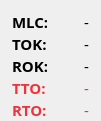
   <widget class="QWidget" name="verticalLayoutWidget">
    <property name="geometry">
     <rect>
      <x>680</x>
      <y>270</y>
      <width>101</width>
      <height>91</height>
     </rect>
    </property>
    <layout class="QVBoxLayout" name="verticalLayout">
     <property name="spacing">
      <number>0</number>
     </property>
     <property name="bottomMargin">
      <number>0</number>
     </property>
     <item>
      <layout class="QHBoxLayout" name="horizontalLayout_3">
       <property name="spacing">
        <number>1</number>
       </property>
       <property name="sizeConstraint">
        <enum>QLayout::SetFixedSize</enum>
       </property>
       <item>
        <widget class="QLabel" name="label_6">
         <property name="minimumSize">
          <size>
           <width>35</width>
           <height>0</height>
          </size>
         </property>
         <property name="maximumSize">
          <size>
           <width>35</width>
           <height>16777215</height>
          </size>
         </property>
         <property name="font">
          <font>
           <family>Ubuntu Mono</family>
           <pointsize>11</pointsize>
           <bold>true</bold>
          </font>
         </property>
         <property name="text">
          <string>MLC:</string>
         </property>
        </widget>
       </item>
       <item>
        <widget class="QLabel" name="mlCount">
         <property name="minimumSize">
          <size>
           <width>35</width>
           <height>0</height>
          </size>
         </property>
         <property name="maximumSize">
          <size>
           <width>40</width>
           <height>16777215</height>
          </size>
         </property>
         <property name="font">
          <font>
           <family>Ubuntu Mono</family>
           <pointsize>11</pointsize>
           <bold>false</bold>
          </font>
         </property>
         <property name="text">
          <string>-</string>
         </property>
         <property name="alignment">
          <set>Qt::AlignRight|Qt::AlignTrailing|Qt::AlignVCenter</set>
         </property>
        </widget>
       </item>
      </layout>
     </item>
     <item>
      <layout class="QHBoxLayout" name="horizontalLayout_2">
       <property name="spacing">
        <number>1</number>
       </property>
       <property name="sizeConstraint">
        <enum>QLayout::SetFixedSize</enum>
       </property>
       <item>
        <widget class="QLabel" name="label_9">
         <property name="minimumSize">
          <size>
           <width>35</width>
           <height>0</height>
          </size>
         </property>
         <property name="maximumSize">
          <size>
           <width>35</width>
           <height>16777215</height>
          </size>
         </property>
         <property name="font">
          <font>
           <family>Ubuntu Mono</family>
           <pointsize>11</pointsize>
           <bold>true</bold>
          </font>
         </property>
         <property name="text">
          <string>TOK:</string>
         </property>
        </widget>
       </item>
       <item>
        <widget class="QLabel" name="txOK">
         <property name="minimumSize">
          <size>
           <width>35</width>
           <height>0</height>
          </size>
         </property>
         <property name="maximumSize">
          <size>
           <width>40</width>
           <height>16777215</height>
          </size>
         </property>
         <property name="font">
          <font>
           <family>Ubuntu Mono</family>
           <pointsize>11</pointsize>
           <bold>false</bold>
          </font>
         </property>
         <property name="text">
          <string>-</string>
         </property>
         <property name="alignment">
          <set>Qt::AlignRight|Qt::AlignTrailing|Qt::AlignVCenter</set>
         </property>
        </widget>
       </item>
      </layout>
     </item>
     <item>
      <layout class="QHBoxLayout" name="horizontalLayout">
       <property name="spacing">
        <number>1</number>
       </property>
       <property name="sizeConstraint">
        <enum>QLayout::SetFixedSize</enum>
       </property>
       <item>
        <widget class="QLabel" name="label_4">
         <property name="minimumSize">
          <size>
           <width>35</width>
           <height>0</height>
          </size>
         </property>
         <property name="maximumSize">
          <size>
           <width>35</width>
           <height>16777215</height>
          </size>
         </property>
         <property name="font">
          <font>
           <family>Ubuntu Mono</family>
           <pointsize>11</pointsize>
           <bold>true</bold>
          </font>
         </property>
         <property name="text">
          <string>ROK:</string>
         </property>
        </widget>
       </item>
       <item>
        <widget class="QLabel" name="rxOK">
         <property name="minimumSize">
          <size>
           <width>35</width>
           <height>0</height>
          </size>
         </property>
         <property name="maximumSize">
          <size>
           <width>40</width>
           <height>16777215</height>
          </size>
         </property>
         <property name="font">
          <font>
           <family>Ubuntu Mono</family>
           <pointsize>11</pointsize>
           <bold>false</bold>
          </font>
         </property>
         <property name="text">
          <string>-</string>
         </property>
         <property name="alignment">
          <set>Qt::AlignRight|Qt::AlignTrailing|Qt::AlignVCenter</set>
         </property>
        </widget>
       </item>
      </layout>
     </item>
     <item>
      <layout class="QHBoxLayout" name="horizontalLayout_4">
       <property name="spacing">
        <number>1</number>
       </property>
       <property name="sizeConstraint">
        <enum>QLayout::SetFixedSize</enum>
       </property>
       <item>
        <widget class="QLabel" name="label_10">
         <property name="minimumSize">
          <size>
           <width>35</width>
           <height>0</height>
          </size>
         </property>
         <property name="maximumSize">
          <size>
           <width>35</width>
           <height>16777215</height>
          </size>
         </property>
         <property name="palette">
          <palette>
           <active>
            <colorrole role="WindowText">
             <brush brushstyle="SolidPattern">
              <color alpha="255">
               <red>237</red>
               <green>51</green>
               <blue>59</blue>
              </color>
             </brush>
            </colorrole>
            <colorrole role="Button">
             <brush brushstyle="SolidPattern">
              <color alpha="255">
               <red>0</red>
               <green>0</green>
               <blue>0</blue>
              </color>
             </brush>
            </colorrole>
            <colorrole role="Light">
             <brush brushstyle="SolidPattern">
              <color alpha="255">
               <red>0</red>
               <green>0</green>
               <blue>0</blue>
              </color>
             </brush>
            </colorrole>
            <colorrole role="Midlight">
             <brush brushstyle="SolidPattern">
              <color alpha="255">
               <red>0</red>
               <green>0</green>
               <blue>0</blue>
              </color>
             </brush>
            </colorrole>
            <colorrole role="Dark">
             <brush brushstyle="SolidPattern">
              <color alpha="255">
               <red>0</red>
               <green>0</green>
               <blue>0</blue>
              </color>
             </brush>
            </colorrole>
            <colorrole role="Mid">
             <brush brushstyle="SolidPattern">
              <color alpha="255">
               <red>0</red>
               <green>0</green>
               <blue>0</blue>
              </color>
             </brush>
            </colorrole>
            <colorrole role="Text">
             <brush brushstyle="SolidPattern">
              <color alpha="255">
               <red>237</red>
               <green>51</green>
               <blue>59</blue>
              </color>
             </brush>
            </colorrole>
            <colorrole role="BrightText">
             <brush brushstyle="SolidPattern">
              <color alpha="255">
               <red>246</red>
               <green>97</green>
               <blue>81</blue>
              </color>
             </brush>
            </colorrole>
            <colorrole role="ButtonText">
             <brush brushstyle="SolidPattern">
              <color alpha="255">
               <red>237</red>
               <green>51</green>
               <blue>59</blue>
              </color>
             </brush>
            </colorrole>
            <colorrole role="Base">
             <brush brushstyle="SolidPattern">
              <color alpha="255">
               <red>0</red>
               <green>0</green>
               <blue>0</blue>
              </color>
             </brush>
            </colorrole>
            <colorrole role="Window">
             <brush brushstyle="SolidPattern">
              <color alpha="255">
               <red>0</red>
               <green>0</green>
               <blue>0</blue>
              </color>
             </brush>
            </colorrole>
            <colorrole role="Shadow">
             <brush brushstyle="SolidPattern">
              <color alpha="255">
               <red>0</red>
               <green>0</green>
               <blue>0</blue>
              </color>
             </brush>
            </colorrole>
            <colorrole role="AlternateBase">
             <brush brushstyle="SolidPattern">
              <color alpha="255">
               <red>0</red>
               <green>0</green>
               <blue>0</blue>
              </color>
             </brush>
            </colorrole>
            <colorrole role="ToolTipBase">
             <brush brushstyle="SolidPattern">
              <color alpha="255">
               <red>255</red>
               <green>255</green>
               <blue>220</blue>
              </color>
             </brush>
            </colorrole>
            <colorrole role="ToolTipText">
             <brush brushstyle="SolidPattern">
              <color alpha="255">
               <red>0</red>
               <green>0</green>
               <blue>0</blue>
              </color>
             </brush>
            </colorrole>
            <colorrole role="PlaceholderText">
             <brush brushstyle="SolidPattern">
              <color alpha="128">
               <red>237</red>
               <green>51</green>
               <blue>59</blue>
              </color>
             </brush>
            </colorrole>
           </active>
           <inactive>
            <colorrole role="WindowText">
             <brush brushstyle="SolidPattern">
              <color alpha="255">
               <red>237</red>
               <green>51</green>
               <blue>59</blue>
              </color>
             </brush>
            </colorrole>
            <colorrole role="Button">
             <brush brushstyle="SolidPattern">
              <color alpha="255">
               <red>0</red>
               <green>0</green>
               <blue>0</blue>
              </color>
             </brush>
            </colorrole>
            <colorrole role="Light">
             <brush brushstyle="SolidPattern">
              <color alpha="255">
               <red>0</red>
               <green>0</green>
               <blue>0</blue>
              </color>
             </brush>
            </colorrole>
            <colorrole role="Midlight">
             <brush brushstyle="SolidPattern">
              <color alpha="255">
               <red>0</red>
               <green>0</green>
               <blue>0</blue>
              </color>
             </brush>
            </colorrole>
            <colorrole role="Dark">
             <brush brushstyle="SolidPattern">
              <color alpha="255">
               <red>0</red>
               <green>0</green>
               <blue>0</blue>
              </color>
             </brush>
            </colorrole>
            <colorrole role="Mid">
             <brush brushstyle="SolidPattern">
              <color alpha="255">
               <red>0</red>
               <green>0</green>
               <blue>0</blue>
              </color>
             </brush>
            </colorrole>
            <colorrole role="Text">
             <brush brushstyle="SolidPattern">
              <color alpha="255">
               <red>237</red>
               <green>51</green>
               <blue>59</blue>
              </color>
             </brush>
            </colorrole>
            <colorrole role="BrightText">
             <brush brushstyle="SolidPattern">
              <color alpha="255">
               <red>246</red>
               <green>97</green>
               <blue>81</blue>
              </color>
             </brush>
            </colorrole>
            <colorrole role="ButtonText">
             <brush brushstyle="SolidPattern">
              <color alpha="255">
               <red>237</red>
               <green>51</green>
               <blue>59</blue>
              </color>
             </brush>
            </colorrole>
            <colorrole role="Base">
             <brush brushstyle="SolidPattern">
              <color alpha="255">
               <red>0</red>
               <green>0</green>
               <blue>0</blue>
              </color>
             </brush>
            </colorrole>
            <colorrole role="Window">
             <brush brushstyle="SolidPattern">
              <color alpha="255">
               <red>0</red>
               <green>0</green>
               <blue>0</blue>
              </color>
             </brush>
            </colorrole>
            <colorrole role="Shadow">
             <brush brushstyle="SolidPattern">
              <color alpha="255">
               <red>0</red>
               <green>0</green>
               <blue>0</blue>
              </color>
             </brush>
            </colorrole>
            <colorrole role="AlternateBase">
             <brush brushstyle="SolidPattern">
              <color alpha="255">
               <red>0</red>
               <green>0</green>
               <blue>0</blue>
              </color>
             </brush>
            </colorrole>
            <colorrole role="ToolTipBase">
             <brush brushstyle="SolidPattern">
              <color alpha="255">
               <red>255</red>
               <green>255</green>
               <blue>220</blue>
              </color>
             </brush>
            </colorrole>
            <colorrole role="ToolTipText">
             <brush brushstyle="SolidPattern">
              <color alpha="255">
               <red>0</red>
               <green>0</green>
               <blue>0</blue>
              </color>
             </brush>
            </colorrole>
            <colorrole role="PlaceholderText">
             <brush brushstyle="SolidPattern">
              <color alpha="128">
               <red>237</red>
               <green>51</green>
               <blue>59</blue>
              </color>
             </brush>
            </colorrole>
           </inactive>
           <disabled>
            <colorrole role="WindowText">
             <brush brushstyle="SolidPattern">
              <color alpha="255">
               <red>237</red>
               <green>51</green>
               <blue>59</blue>
              </color>
             </brush>
            </colorrole>
            <colorrole role="Button">
             <brush brushstyle="SolidPattern">
              <color alpha="255">
               <red>0</red>
               <green>0</green>
               <blue>0</blue>
              </color>
             </brush>
            </colorrole>
            <colorrole role="Light">
             <brush brushstyle="SolidPattern">
              <color alpha="255">
               <red>0</red>
               <green>0</green>
               <blue>0</blue>
              </color>
             </brush>
            </colorrole>
            <colorrole role="Midlight">
             <brush brushstyle="SolidPattern">
              <color alpha="255">
               <red>0</red>
               <green>0</green>
               <blue>0</blue>
              </color>
             </brush>
            </colorrole>
            <colorrole role="Dark">
             <brush brushstyle="SolidPattern">
              <color alpha="255">
               <red>0</red>
               <green>0</green>
               <blue>0</blue>
              </color>
             </brush>
            </colorrole>
            <colorrole role="Mid">
             <brush brushstyle="SolidPattern">
              <color alpha="255">
               <red>0</red>
               <green>0</green>
               <blue>0</blue>
              </color>
             </brush>
            </colorrole>
            <colorrole role="Text">
             <brush brushstyle="SolidPattern">
              <color alpha="255">
               <red>237</red>
               <green>51</green>
               <blue>59</blue>
              </color>
             </brush>
            </colorrole>
            <colorrole role="BrightText">
             <brush brushstyle="SolidPattern">
              <color alpha="255">
               <red>246</red>
               <green>97</green>
               <blue>81</blue>
              </color>
             </brush>
            </colorrole>
            <colorrole role="ButtonText">
             <brush brushstyle="SolidPattern">
              <color alpha="255">
               <red>237</red>
               <green>51</green>
               <blue>59</blue>
              </color>
             </brush>
            </colorrole>
            <colorrole role="Base">
             <brush brushstyle="SolidPattern">
              <color alpha="255">
               <red>0</red>
               <green>0</green>
               <blue>0</blue>
              </color>
             </brush>
            </colorrole>
            <colorrole role="Window">
             <brush brushstyle="SolidPattern">
              <color alpha="255">
               <red>0</red>
               <green>0</green>
               <blue>0</blue>
              </color>
             </brush>
            </colorrole>
            <colorrole role="Shadow">
             <brush brushstyle="SolidPattern">
              <color alpha="255">
               <red>0</red>
               <green>0</green>
               <blue>0</blue>
              </color>
             </brush>
            </colorrole>
            <colorrole role="AlternateBase">
             <brush brushstyle="SolidPattern">
              <color alpha="255">
               <red>0</red>
               <green>0</green>
               <blue>0</blue>
              </color>
             </brush>
            </colorrole>
            <colorrole role="ToolTipBase">
             <brush brushstyle="SolidPattern">
              <color alpha="255">
               <red>255</red>
               <green>255</green>
               <blue>220</blue>
              </color>
             </brush>
            </colorrole>
            <colorrole role="ToolTipText">
             <brush brushstyle="SolidPattern">
              <color alpha="255">
               <red>0</red>
               <green>0</green>
               <blue>0</blue>
              </color>
             </brush>
            </colorrole>
            <colorrole role="PlaceholderText">
             <brush brushstyle="SolidPattern">
              <color alpha="128">
               <red>237</red>
               <green>51</green>
               <blue>59</blue>
              </color>
             </brush>
            </colorrole>
           </disabled>
          </palette>
         </property>
         <property name="font">
          <font>
           <family>Ubuntu Mono</family>
           <pointsize>11</pointsize>
           <bold>true</bold>
          </font>
         </property>
         <property name="styleSheet">
          <string notr="true">color: rgb(237, 51, 59)</string>
         </property>
         <property name="text">
          <string>TTO:</string>
         </property>
        </widget>
       </item>
       <item>
        <widget class="QLabel" name="txTO">
         <property name="sizePolicy">
          <sizepolicy hsizetype="Preferred" vsizetype="Preferred">
           <horstretch>40</horstretch>
           <verstretch>0</verstretch>
          </sizepolicy>
         </property>
         <property name="minimumSize">
          <size>
           <width>35</width>
           <height>0</height>
          </size>
         </property>
         <property name="maximumSize">
          <size>
           <width>40</width>
           <height>16777215</height>
          </size>
         </property>
         <property name="font">
          <font>
           <family>Ubuntu Mono</family>
           <pointsize>11</pointsize>
           <bold>false</bold>
          </font>
         </property>
         <property name="styleSheet">
          <string notr="true">color: rgb(237, 51, 59)</string>
         </property>
         <property name="text">
          <string>-</string>
         </property>
         <property name="alignment">
          <set>Qt::AlignRight|Qt::AlignTrailing|Qt::AlignVCenter</set>
         </property>
        </widget>
       </item>
      </layout>
     </item>
     <item>
      <layout class="QHBoxLayout" name="horizontalLayout_6">
       <property name="spacing">
        <number>1</number>
       </property>
       <property name="sizeConstraint">
        <enum>QLayout::SetFixedSize</enum>
       </property>
       <item>
        <widget class="QLabel" name="label_13">
         <property name="minimumSize">
          <size>
           <width>35</width>
           <height>0</height>
          </size>
         </property>
         <property name="maximumSize">
          <size>
           <width>35</width>
           <height>16777215</height>
          </size>
         </property>
         <property name="font">
          <font>
           <family>Ubuntu Mono</family>
           <pointsize>11</pointsize>
           <bold>true</bold>
          </font>
         </property>
         <property name="styleSheet">
          <string notr="true">color: rgb(237, 51, 59)</string>
         </property>
         <property name="text">
          <string>RTO:</string>
         </property>
        </widget>
       </item>
       <item>
        <widget class="QLabel" name="rxTO">
         <property name="sizePolicy">
          <sizepolicy hsizetype="Preferred" vsizetype="Preferred">
           <horstretch>40</horstretch>
           <verstretch>0</verstretch>
          </sizepolicy>
         </property>
         <property name="minimumSize">
          <size>
           <width>35</width>
           <height>0</height>
          </size>
         </property>
         <property name="maximumSize">
          <size>
           <width>40</width>
           <height>16777215</height>
          </size>
         </property>
         <property name="font">
          <font>
           <family>Ubuntu Mono</family>
           <pointsize>11</pointsize>
           <bold>false</bold>
          </font>
         </property>
         <property name="styleSheet">
          <string notr="true">color: rgb(237, 51, 59)</string>
         </property>
         <property name="text">
          <string>-</string>
         </property>
         <property name="alignment">
          <set>Qt::AlignRight|Qt::AlignTrailing|Qt::AlignVCenter</set>
         </property>
        </widget>
       </item>
      </layout>
     </item>
    </layout>
   </widget>
